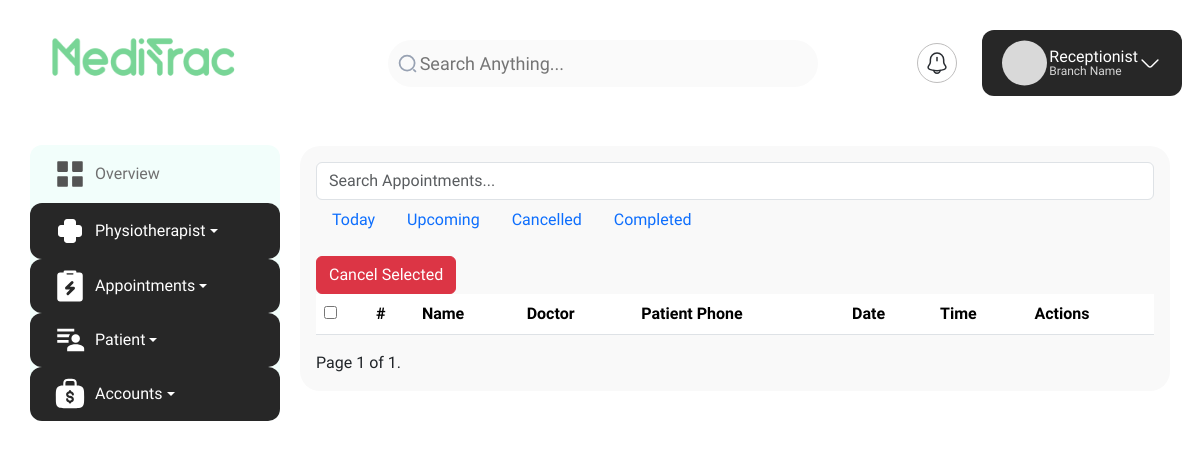
Before: /appointment/list/ with the older database file.
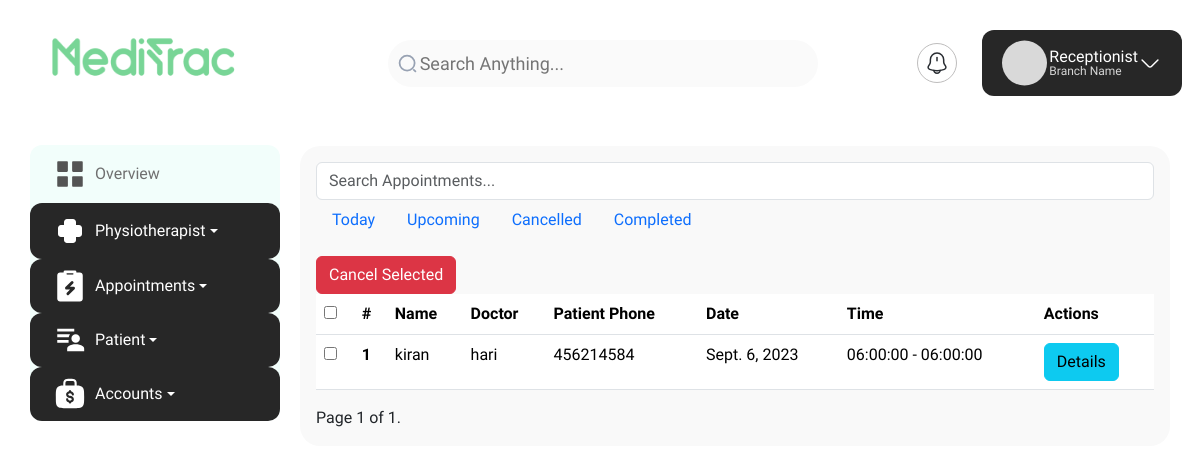
After: the same page with the newer database file.
### receptionist/models.py (models this page shows, shortened)
class Appointment(models.Model):
    patient = models.ForeignKey(Patient, on_delete=models.CASCADE, related_name='appointments')
    therapist = models.ForeignKey(Therapist, on_delete=models.CASCADE, related_name='appointments')
    time_slot = models.ForeignKey(TimeSlot, on_delete=models.SET_NULL, null=True, related_name='appointments')
    appointment_date = models.DateField()
    created_at = models.DateTimeField(auto_now_add=True)
    updated_at = models.DateTimeField(auto_now=True)
    status = models.CharField(max_length=20, choices=APPOINTMENT_STATUS, default=PENDING)
    invoice = models.OneToOneField('Invoice', null=True, blank=True, on_delete=models.SET_NULL, related_name='related_appointment')
    class Meta:
        unique_together = ('therapist', 'time_slot', 'appointment_date')
        ordering = ['appointment_date', 'time_slot']

class Patient(models.Model):
    name = models.CharField(max_length=100, null=True, blank=True)
    address = models.TextField()
    specialities = models.ManyToManyField('Speciality')
    branch = models.ForeignKey('Branch', on_delete=models.CASCADE)
    phone = models.CharField(max_length=15)
    date_of_birth = models.DateField()
    gender = models.CharField(max_length=10, choices=GENDER_CHOICES)
    height = models.DecimalField(max_digits=5, decimal_places=2, null=True, blank=True)
    weight = models.DecimalField(max_digits=5, decimal_places=2, null=True, blank=True)
    blood_group = models.CharField(max_length=5, choices=BLOOD_GROUP_CHOICES, null=True, blank=True)
    notes = models.TextField(null=True, blank=True)
    profile_photo = models.ImageField(upload_to='receptionist/patients/', default='path/to/default/image.jpg')
    email = models.EmailField(max_length=255, unique=True, default='unknown@email.com')
    password = models.CharField(max_length=128, null=True, blank=True)
    date_added = models.DateTimeField(auto_now_add=True)
    patient_id = models.CharField(max_length=10, unique=True)
    tags = models.ManyToManyField(Tag, blank=True)

class Therapist(models.Model):
    name = models.CharField(max_length=100)
    address = models.TextField()
    qualification = models.CharField(max_length=200)  # Added Qualification
    specialities = models.ManyToManyField(Speciality)
    branch = models.ForeignKey(Branch, on_delete=models.CASCADE)
    phone = models.CharField(max_length=15)
    date_of_birth = models.DateField()
    GENDER_CHOICES = [('male', 'Male'), ('female', 'Female')]
    gender = models.CharField(max_length=6, choices=GENDER_CHOICES)
    appointment_interval = models.PositiveIntegerField()  # Changed name to appointment_interval
    working_days = models.ManyToManyField(WorkingDay, through='TherapistWorkingDay')  # Through an intermediary model
    is_active = models.BooleanField(default=True)
    profile_photo = models.ImageField(upload_to='receptionist/therapists/', blank=True, null=True)

class TimeSlot(models.Model):
    start_time = models.TimeField()
    end_time = models.TimeField()
    def __str__(self):
        return f"{self.start_time} - {self.end_time}"

### receptionist/views.py (the view)
# urls.py: path('appointment/list/', views.list_appointments, name='list_appointments'),
def list_appointments(request):
    is_ajax = request.headers.get('X-Requested-With') == 'XMLHttpRequest'
    if request.method == 'GET' and is_ajax:
        search_query = request.GET.get('search', '')
        status_filter = request.GET.get('status', 'all')
        appointments = Appointment.objects.filter(
            Q(patient__user__first_name__icontains=search_query) |
            Q(therapist__name__icontains=search_query) |
            Q(appointment_date__icontains=search_query)
        )
        if status_filter == 'today':
            appointments = appointments.filter(appointment_date=timezone.now().date())
        elif status_filter == 'upcoming':
            appointments = appointments.filter(appointment_date__gt=timezone.now().date())
        elif status_filter == 'cancelled':
            appointments = appointments.filter(status='Cancelled')
        elif status_filter == 'completed':
            appointments = appointments.filter(status='Completed')
        appointments = appointments.values('id', 'patient__name', 'therapist__name', 'appointment_date', 'status', 'time_slot__name', 'patient__phone')
        return JsonResponse(list(appointments), safe=False)
    else:
        search_query = request.GET.get('search', '')
        status_filter = request.GET.get('status', 'all')
        selected_appointments = request.GET.get('selected_appointments', '')
        appointments = Appointment.objects.filter(
                Q(patient__name__icontains=search_query) |  # changed from patient__user__first_name to patient__name
                Q(therapist__name__icontains=search_query) |
                Q(appointment_date__icontains=search_query)
            )
        if status_filter == 'today':
            appointments = appointments.filter(appointment_date=timezone.now().date())
        elif status_filter == 'upcoming':
            appointments = appointments.filter(appointment_date__gt=timezone.now().date())
        elif status_filter == 'cancelled':
            appointments = appointments.filter(status='Cancelled')
        elif status_filter == 'completed':
            appointments = appointments.filter(status='Completed')
        paginator = Paginator(appointments, 10)
        page_number = request.GET.get('page')
        page_appointments = paginator.get_page(page_number)
        context = {
            'appointments': page_appointments,
            'search_query': search_query,
            'status_filter': status_filter
        }
        return render(request, 'list_appointments.html', context)

### templates/list_appointments.html (shortened to what this page needs)
{% extends 'base.html' %}
{% block content %}
  <div class="form-group">
    <input type="text" class="form-control" id="search" placeholder="Search Appointments..." value="{{ search_query }}">
  </div>
  <ul class="nav nav-pills mb-3">
    <li class="nav-item">
      <a class="nav-link {% if status_filter == 'today' %}active{% endif %}" href="?status=today">Today</a>
    </li>
    <li class="nav-item">
      <a class="nav-link {% if status_filter == 'upcoming' %}active{% endif %}" href="?status=upcoming">Upcoming</a>
    </li>
    <li class="nav-item">
      <a class="nav-link {% if status_filter == 'cancelled' %}active{% endif %}" href="?status=cancelled">Cancelled</a>
    </li>
    <li class="nav-item">
      <a class="nav-link {% if status_filter == 'completed' %}active{% endif %}" href="?status=completed">Completed</a>
    </li>
  </ul>
  <form method="POST" action="">
    <button type="submit" name="cancel_selected" class="btn btn-danger">Cancel Selected</button>
    <table class="table">
      <thead>
        <tr>
          <th scope="col"><input type="checkbox" id="select_all"></th>
          <th scope="col">#</th>
          <th scope="col">Name</th>
          <th scope="col">Doctor</th>
          <th scope="col">Patient Phone</th>
          <th scope="col">Date</th>
          <th scope="col">Time</th>
          <th scope="col">Actions</th>
        </tr>
      </thead>
      <tbody>
        {% for appointment in appointments %}
          <tr>
            <td><input type="checkbox" class="select_item" name="selected_appointments" value="{{ appointment.id }}"></td>
            <th scope="row">{{ forloop.counter }}</th>
            <td>{{ appointment.patient.name }}</td>
            <td>{{ appointment.therapist.name }}</td>
            <td>{{ appointment.patient.phone }}</td>
            <td>{{ appointment.appointment_date }}</td>
            <td>{{ appointment.time_slot }}</td>
            <td>
              <button type="button" class="btn btn-info" data-toggle="modal" data-target="#profileCard{{ appointment.id }}">Details</button>
          </td>
        </tr>
      {% endfor %}
    </tbody>
  </table>
  <div class="pagination">
    <span class="step-links">
        <span class="current">
            Page {{ appointments.number }} of {{ appointments.paginator.num_pages }}.
        </span>
    </span>
  </div>
{% endblock %}

### templates/base.html (shortened to what this page needs)
<!DOCTYPE html>
{% load static %}
<html lang="en">
<head>
        <link rel="stylesheet" href="{% static 'css/panel_style.css' %}">
        <link href="https://cdn.jsdelivr.net/npm/bootstrap@5.3.1/dist/css/bootstrap.min.css" rel="stylesheet"
>
        <link href="https://unpkg.com/boxicons@2.1.4/css/boxicons.min.css" rel="stylesheet" />
</head>
<nav class="sidebar">
    <div class="logo_item d-flex justify-content-between">
        <img class="logo_img" src="{% static 'images/panel/LOGO MEDTRACE 1.png' %}">
    </div>
    <div class="menu_content">
        <ul class="menu_items main_menu">
            <li class="item">
                <a href="{% url 'receptionist_dashboard' %}" class="nav_link">
                    <span class="navlink_icon">
                        <img src="{% static 'images/panel/menu.svg' %}" alt="">
                    </span>
                    <span class="navlink">Overview</span>
                </a>
            </li>
            <li class="nav-item dropdown">
                <a class="nav_link dropdown-toggle" href="#" id="navbarDropdown" role="button" data-bs-toggle="dropdown" aria-expanded="false">
                    <span class="navlink_icon">
                        <img src="{% static 'images/panel/doctor.svg' %}" alt="">
                    </span>
                    <span class="navlink">Physiotherapist</span>
                </a>
            </li>
            <li class="nav-item dropdown">
                <a class="nav_link dropdown-toggle" href="#" id="navbarDropdownAppointments" role="button" data-bs-toggle="dropdown" aria-expanded="false">
                    <span class="navlink_icon">
                        <img src="{% static 'images/panel/icon-park-solid_order.svg' %}" alt="">
                    </span>
                    <span class="navlink">Appointments</span>
                </a>
            </li>
            <li class="nav-item dropdown">
                <a class="nav_link dropdown-toggle" href="#" id="navbarDropdownPatient" role="button" data-bs-toggle="dropdown" aria-expanded="false">
                    <span class="navlink_icon">
                        <img src="{% static 'images/panel/patient_list.svg' %}" alt="">
                    </span>
                    <span class="navlink">Patient</span>
                </a>
            </li>
            <li class="nav-item dropdown">
                <a class="nav_link dropdown-toggle" href="#" id="navbarDropdownAccounts" role="button" data-bs-toggle="dropdown" aria-expanded="false">
                    <span class="navlink_icon">
                        <img src="{% static 'images/panel/moneybag.svg' %}" alt="">
                    </span>
                    <span class="navlink">Accounts</span>
                </a>
            </li>
        </ul>
    </div>
</nav>
    <section class="main_content dashboard_part">
        <div class="container-fluid g-0">
            <div class="row">
                <div class="col-lg-12 p-0">
                    <div class="header_iner d-flex justify-content-between align-items-center">
                        <div class="search_bar">
                            <img src="{% static 'images/panel/search.svg' %}" alt="">
                            <input type="text" placeholder="Search Anything..." />
                        </div>
                        <div class="navbar_content">
                            <div class="notification-container">
                                <img src="{% static 'images/panel/bell.svg' %}" alt="" />
                            </div>
                            <div class="super-admin-container">
                                <img class="admin-img" src="{% static 'images/panel/Ellipse 1496.svg' %}" alt="" />
                                <div class="super-admin-text">
                                    <div class="main-text">Receptionist</div>
                                    <div class="sub-text">Branch Name</div>
                                </div>
                                <img class="img-arrow" src="{% static 'images/panel/arrow-down.svg' %}" alt="">
                            </div>
                        </div>
                    </div>
                </div>
            </div>
        </div>
        <div class="main_content_iner">
            <div class="container-fluid p-0">
                <div class="row justify-content-center">
                    <div class="col-lg-12">
                        <div class="content-wrapper p-3">
                            {% block content %}
                            {% endblock content %}
                        </div>
                    </div>
                </div>
            </div>
        </div>
    </section>
</body>
</html>

### static/css/panel_style.css (style rules this page uses)
* { margin: 0; padding: 0; box-sizing: border-box; font-family: 'Plus Jakarta Sans', sans-serif; }
:root { --blue-color: #4070f4; --grey-color: #707070; }
.sidebar { background-color: #fff; width: 270px; position: fixed; top: 0; left: 20px; height: 100vh; padding: 0 10px; z-index: 999; overflow: hidden; overflow-y: auto; transition: all 0.5s ease; border: none; }
.menu_content { margin-top: 60px; position: relative; background-color: #f2fefb; border-radius: 12px; }
.item { padding: 2px 0; }
.main_menu { padding: 0 0; list-style: none; }
.navlink_icon { position: relative; font-size: 22px; min-width: 50px; line-height: 40px; display: inline-block; text-align: center; border-radius: 6px; }
.sidebar .nav_link { display: flex; align-items: center; width: 100%; padding: 10px 15px; border-radius: 8px; text-decoration: none; color: var(--grey-color); white-space: nowrap; }
.nav_link.active { background-color: #272727 !important; border-radius: 12px; padding: 10px 15px; outline: none; color: white; }
.nav_link.active .navlink_icon img { filter: brightness(0) invert(1); }
.navlink_icon { display: flex; align-items: center; justify-content: center; }
.navbar_content { display: flex; align-items: center; column-gap: 25px; }
section { display: block; }
.main_content { padding-left: 270px; width: 100%; padding-top: 0% !important; transition: 0.5s; position: relative; min-height: 100vh; padding-bottom: 90px; overflow: hidden; }
.main_content_iner { min-height: 68vh; transition: 0.5s; margin: 20px 30px 30px; }
.header_iner { top: 0; z-index: 99; padding: 30px; position: relative; border-radius: 0; }
.logo_img { margin-top: 25px; margin-left: 15px; width: 200px; height: 60px; }
.search_bar { height: 47px; max-width: 430px; width: 100%; position: relative; }
.search_bar img { position: absolute; top: 30%; left: 10px; height: 19px; }
.search_bar input { height: 100%; width: 100%; border-radius: 25px; font-size: 18px; outline: none; background-color: #fafafa; color: var(--grey-color); padding: 0 32px; border: none !important; }
.notification-container { display: flex; align-items: center; justify-content: center; width: 40px; height: 40px; border-radius: 100%; border: 1px solid rgb(190, 189, 189); }
.super-admin-container { display: flex; flex-direction: row; align-items: center; justify-content: space-around; padding: 10px 20px; border-radius: 12px; background-color: #272727; }
.super-admin-container .super-admin-text { padding-left: 2px; display: flex; flex-direction: column; }
.super-admin-container .main-text { color: white; font-size: 16px; font-weight: 500; line-height: 16px; }
.super-admin-container .sub-text { color: rgb(214, 214, 214); font-size: 12px; font-weight: 400; line-height: 12px; }
.content-wrapper { background-color: #f9f9f9; border-radius: 20px; }

Changed rows visible on the page:
added Appointment: patient.name "kiran", therapist.name "hari", patient.phone "456214584", appointment_date "Sept. 6, 2023", time_slot "06:00:00 - 06:00:00"
